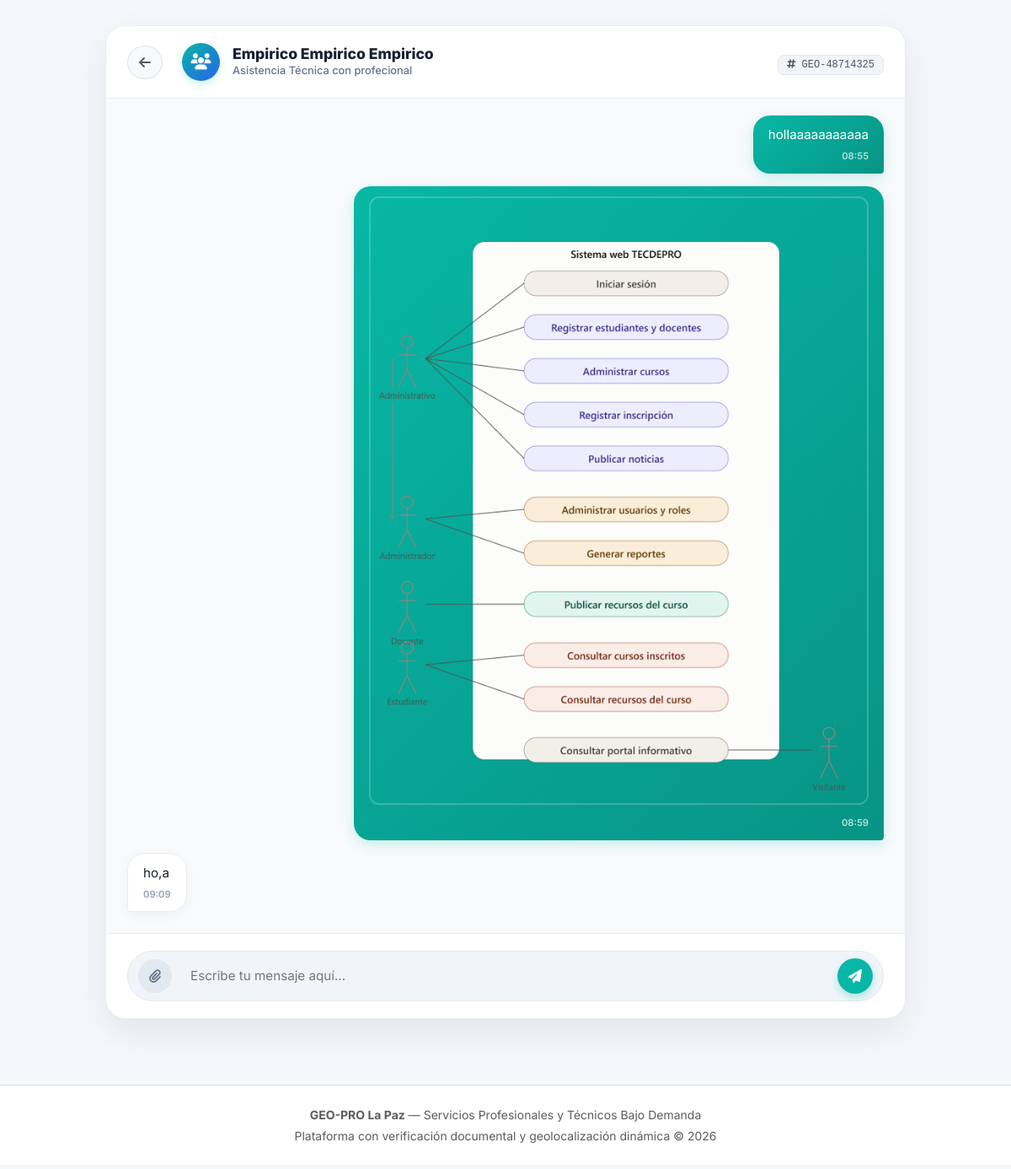
/public/chat/ver/19 (signed in), run on the app's committed database.
### tables this page shows
CREATE TABLE `solicitudes_servicio` (
  `id_solicitud` int(11) NOT NULL,
  `codigo_seguimiento` varchar(20) NOT NULL,
  `id_cliente` int(11) NOT NULL,
  `id_profesional` int(11) NOT NULL,
  `descripcion_problema` text NOT NULL,
  `direccion_servicio` varchar(255) NOT NULL,
  `macrodistrito` enum('ZONA_SUR','SOPOCACHI','CENTRO','MIRAFLORES','SAN_PEDRO','COTAHUMA','PERIFERICA','EL_ALTO') NOT NULL,
  `zona` varchar(100) NOT NULL,
  `latitud_destino` decimal(10,8) NOT NULL,
  `longitud_destino` decimal(11,8) NOT NULL,
  `estado_servicio` enum('PENDIENTE','ACEPTADA','EN_CAMINO','EN_PROCESO','FINALIZADA','CANCELADA') NOT NULL DEFAULT 'PENDIENTE',
  `precio_acordado` decimal(10,2) DEFAULT NULL,
  `tiempo_estimado_llegada_min` int(11) DEFAULT NULL,
  `motivo_cancelacion` varchar(255) DEFAULT NULL,
  `fecha_solicitud` timestamp NOT NULL DEFAULT current_timestamp(),
  `fecha_inicio_atencion` timestamp NULL DEFAULT NULL,
  `fecha_finalizacion` timestamp NULL DEFAULT NULL
);

CREATE TABLE `usuarios` (
  `id_usuario` int(11) NOT NULL,
  `id_rol` int(11) NOT NULL,
  `nombre` varchar(100) NOT NULL,
  `apellido` varchar(100) NOT NULL,
  `correo` varchar(120) NOT NULL,
  `celular` varchar(20) NOT NULL,
  `password` varchar(255) NOT NULL,
  `foto_perfil` varchar(255) DEFAULT NULL,
  `estado` enum('ACTIVO','INACTIVO','BLOQUEADO') NOT NULL DEFAULT 'ACTIVO',
  `token_recuperacion` varchar(255) DEFAULT NULL,
  `fecha_registro` timestamp NOT NULL DEFAULT current_timestamp()
);

CREATE TABLE `mensajes` (
  `id_mensaje` bigint(20) NOT NULL,
  `id_solicitud` int(11) NOT NULL,
  `id_remitente` int(11) NOT NULL,
  `tipo_mensaje` enum('TEXTO','IMAGEN','SISTEMA') NOT NULL DEFAULT 'TEXTO',
  `mensaje` text DEFAULT NULL,
  `archivo_adjunto` varchar(255) DEFAULT NULL,
  `leido` tinyint(1) NOT NULL DEFAULT 0,
  `fecha_envio` timestamp NOT NULL DEFAULT current_timestamp()
);

### app/controllers/ChatController.php (called while the page is built, shortened)
<?php
class ChatController extends Controller {
    private Mensaje $mensajeModel;
    public function __construct() {
        $this->mensajeModel = new Mensaje();
    }
    public function ver($idSolicitud = null) {
        $idSolicitud = (int) $idSolicitud;
        $db = Database::getInstance()->getConnection();
        $stmt = $db->prepare("
            SELECT s.codigo_seguimiento, s.estado_servicio,
                   uc.nombre AS cliente_nombre, uc.apellido AS cliente_apellido,
                   up.nombre AS prof_nombre, up.apellido AS prof_apellido
            FROM solicitudes_servicio s
            INNER JOIN clientes cl ON s.id_cliente = cl.id_cliente
            INNER JOIN usuarios uc ON cl.id_usuario = uc.id_usuario
            INNER JOIN profesionales p ON s.id_profesional = p.id_profesional
            INNER JOIN usuarios up ON p.id_usuario = up.id_usuario
            WHERE s.id_solicitud = :id LIMIT 1
        ");
        $stmt->execute([':id' => $idSolicitud]);
        $solicitud = $stmt->fetch();
        $mensajes = $this->mensajeModel->obtenerTodos($idSolicitud);
        $this->view('chat/conversacion', [
            'titulo'      => 'GEO-PRO | Chat',
            'idSolicitud' => $idSolicitud,
            'solicitud'   => $solicitud,
            'mensajes'    => $mensajes
        ]);
    }
}

### public/index.php (called while the page is built, shortened)
<?php
require_once '../app/config/Database.php';
spl_autoload_register(function ($clase) {
    $directorios = [
        '../core/',
        '../app/controllers/',
        '../app/models/',
        '../app/config/'
    ];
    foreach ($directorios as $dir) {
        $archivo = $dir . $clase . '.php';
        if (file_exists($archivo)) {
            return;
        }
    }
});
$app = new Router();
$app->run();

### app/config/Database.php (called while the page is built)
<?php
class Database {
    private static ?Database $instance = null;
    private ?PDO $conn = null;
    private function __construct() {
        try {
            $dsn = "mysql:host=" . DB_HOST . ";port=" . DB_PORT . ";dbname=" . DB_NAME . ";charset=" . DB_CHARSET;
            $options = [
                PDO::ATTR_ERRMODE            => PDO::ERRMODE_EXCEPTION,
                PDO::ATTR_DEFAULT_FETCH_MODE => PDO::FETCH_ASSOC,
                PDO::ATTR_EMULATE_PREPARES   => false,
                PDO::ATTR_TIMEOUT            => 10,
            ];
            $this->conn = new PDO($dsn, DB_USER, DB_PASS, $options);
            $this->conn->exec("SET SESSION innodb_lock_wait_timeout = 10");
            $this->conn->exec("SET SESSION wait_timeout = 30");
        } catch (PDOException $e) {
            die("Error crítico de conexión a la base de datos: " . $e->getMessage());
        }
    }
    public static function getInstance(): Database {
        if (self::$instance === null) {
            self::$instance = new Database();
        }
        return self::$instance;
    }
    public function getConnection(): PDO {
        return $this->conn;
    }
}

### app/models/Mensaje.php (called while the page is built, shortened)
<?php
class Mensaje {
    private PDO $db;
    public function __construct() {
        $this->db = Database::getInstance()->getConnection();
    }
    public function obtenerDesde(int $idSolicitud, int $ultimoIdVisto = 0): array {
        $stmt = $this->db->prepare("
            SELECT m.id_mensaje, m.id_remitente, m.tipo_mensaje, m.mensaje, m.archivo_adjunto, m.fecha_envio,
                   u.nombre, u.apellido
            FROM mensajes m
            INNER JOIN usuarios u ON m.id_remitente = u.id_usuario
            WHERE m.id_solicitud = :id_sol AND m.id_mensaje > :ultimo_id
            ORDER BY m.id_mensaje ASC
        ");
        $stmt->execute([':id_sol' => $idSolicitud, ':ultimo_id' => $ultimoIdVisto]);
        return $stmt->fetchAll();
    }
    public function obtenerTodos(int $idSolicitud): array {
        return $this->obtenerDesde($idSolicitud, 0);
    }
}

### app/views/chat/conversacion.php (the view, shortened to what this page needs)
<?php require_once "../app/views/layouts/header.php"; ?>
<div class="container-fluid p-0">
    <div class="chat-container">
        <div class="chat-header">
            <div class="chat-header-info">
                <a href="javascript:history.back()" class="btn btn-light rounded-circle border me-2" style="width: 40px; height: 40px; display: flex; align-items: center; justify-content: center;">
                    <i class="fa-solid fa-arrow-left text-muted"></i>
                </a>
                <div class="chat-avatar">
                    <i class="fa-solid fa-users"></i>
                </div>
                <div>
                    <h5 class="chat-title"><?= htmlspecialchars($solicitud['prof_nombre'] . ' ' . $solicitud['prof_apellido']) ?></h5>
                    <p class="chat-subtitle">Asistencia Técnica con <?= htmlspecialchars($solicitud['cliente_nombre']) ?></p>
                </div>
            </div>
            <div>
                <span class="chat-code"><i class="fa-solid fa-hashtag"></i> <?= htmlspecialchars($solicitud['codigo_seguimiento']) ?></span>
            </div>
        </div>
        <div id="chatBox" class="chat-body">
            <?php foreach ($mensajes as $m): ?>
                <?php $esMio = (int) $m['id_remitente'] === (int) $_SESSION['user_id']; ?>
                <div class="msg-row <?= $esMio ? 'msg-mine' : 'msg-theirs' ?>">
                    <div class="bubble <?= $esMio ? 'bubble-mine' : 'bubble-theirs' ?>">
                        <?php if ($m['tipo_mensaje'] === 'IMAGEN' && $m['archivo_adjunto']): ?>
                            <a href="<?= BASE_URL . '/' . htmlspecialchars($m['archivo_adjunto']) ?>" target="_blank">
                                <img src="<?= BASE_URL . '/' . htmlspecialchars($m['archivo_adjunto']) ?>" class="msg-image" alt="Imagen adjunta">
                            </a>
                        <?php endif; ?>
                        <?php if ($m['mensaje']): ?>
                            <div><?= nl2br(htmlspecialchars($m['mensaje'])) ?></div>
                        <?php endif; ?>
                        <div class="msg-time"><?= date('H:i', strtotime($m['fecha_envio'])) ?></div>
                    </div>
                </div>
            <?php endforeach; ?>
        </div>
        <div class="chat-footer">
            <form id="formChat" enctype="multipart/form-data">
                <div class="chat-input-wrapper">
                    <label class="btn-attach mb-0" title="Adjuntar Imagen">
                        <i class="fa-solid fa-paperclip"></i>
                    </label>
                    <input type="text" name="mensaje" id="inputMensaje" class="chat-input" placeholder="Escribe tu mensaje aquí..." autocomplete="off">
                    <button type="submit" class="btn-send" title="Enviar Mensaje">
                        <i class="fa-solid fa-paper-plane"></i>
                    </button>
                </div>
            </form>
        </div>
    </div>
</div>
<?php require_once "../app/views/layouts/footer.php"; ?>

### public/css/style.css (style rules this page uses)
:root { --geo-primary: #0A192F; --geo-accent: #00BFA6; --geo-accent-hover: #019985; --geo-bg: #F4F7F6; --geo-card: #FFFFFF; --geo-text: #2D3748; }
body { font-family: 'Inter', sans-serif; background-color: var(--geo-bg); color: var(--geo-text); -webkit-font-smoothing: antialiased; }
.btn { border-radius: 12px; font-weight: 600; padding: 10px 20px; transition: all 0.3s ease; }

### app/views/layouts/header.php (style rules this page uses)
:root { --geo-header-dark: #071827; --geo-header-dark-2: #0b2435; --geo-accent: #08c2b1; --geo-accent-dark: #07998d; --geo-header-text: #f8fafc; --geo-header-muted: #9eb0bd; --geo-border: rgba(255,255,255,.09); --geo-dropdown-shadow: 0 25px 70px rgba(3, 15, 27, .18), 0 5px 18px rgba(3, 15, 27, .08); }

### app/views/chat/conversacion.php (style rules this page uses)
:root { --geo-dark: #071827; --geo-primary: #08b7a5; --geo-primary-dark: #079486; --geo-bg: #f5f7fa; --geo-text: #172033; --geo-border: #e8edf2; }
body { background: var(--geo-bg) !important; font-family: 'Inter', sans-serif; overflow-x: hidden; }
.chat-container { max-width: 950px; margin: 30px auto; background: #ffffff; border-radius: 24px; box-shadow: 0 15px 40px rgba(7, 24, 39, 0.08); display: flex; flex-direction: column; height: 85vh; min-height: 500px; border: 1px solid var(--geo-border); overflow: hidden; }
.chat-header { padding: 20px 25px; background: #ffffff; border-bottom: 1px solid var(--geo-border); display: flex; align-items: center; justify-content: space-between; z-index: 10; }
.chat-header-info { display: flex; align-items: center; gap: 15px; }
.chat-avatar { width: 45px; height: 45px; border-radius: 50%; background: linear-gradient(135deg, var(--geo-primary), #2563eb); color: white; display: flex; align-items: center; justify-content: center; font-weight: 800; font-size: 1.2rem; box-shadow: 0 4px 10px rgba(8, 183, 165, 0.2); }
.chat-title { margin: 0; font-weight: 800; color: var(--geo-text); font-size: 1.1rem; }
.chat-subtitle { margin: 0; font-size: 0.8rem; color: #64748b; font-weight: 500; }
.chat-code { background: #f1f5f9; padding: 4px 10px; border-radius: 8px; font-family: monospace; font-size: 0.75rem; color: #475569; border: 1px solid #e2e8f0; }
.chat-body { flex: 1; background: #f8fafc; padding: 25px; overflow-y: auto; display: flex; flex-direction: column; gap: 15px; }
.msg-row { display: flex; width: 100%; }
.msg-mine { justify-content: flex-end; }
.msg-theirs { justify-content: flex-start; }
.bubble { max-width: 70%; padding: 12px 18px; position: relative; word-wrap: break-word; font-size: 0.95rem; line-height: 1.5; }
.bubble-mine { background: linear-gradient(135deg, var(--geo-primary), var(--geo-primary-dark)); color: white; border-radius: 20px 20px 4px 20px; box-shadow: 0 5px 15px rgba(8, 183, 165, 0.2); }
.bubble-theirs { background: #ffffff; color: var(--geo-text); border-radius: 20px 20px 20px 4px; box-shadow: 0 4px 15px rgba(0, 0, 0, 0.04); border: 1px solid var(--geo-border); }
.msg-time { font-size: 0.7rem; margin-top: 5px; text-align: right; font-weight: 600; }
.bubble-mine .msg-time { color: rgba(255,255,255,0.7); }
.bubble-theirs .msg-time { color: #94a3b8; }
.msg-image { max-width: 100%; border-radius: 12px; margin-bottom: 8px; border: 2px solid rgba(255,255,255,0.2); }
.chat-footer { padding: 20px 25px; background: #ffffff; border-top: 1px solid var(--geo-border); }
.chat-input-wrapper { display: flex; align-items: center; gap: 12px; background: #f1f5f9; padding: 8px 12px; border-radius: 50px; border: 1px solid #e2e8f0; transition: all 0.3s ease; }
.btn-attach { width: 40px; height: 40px; border-radius: 50%; background: #e2e8f0; color: #64748b; border: none; display: flex; align-items: center; justify-content: center; cursor: pointer; transition: 0.2s; flex-shrink: 0; }
.chat-input { border: none; background: transparent; flex: 1; outline: none; padding: 0 10px; font-size: 0.95rem; color: var(--geo-text); }
.btn-send { width: 42px; height: 42px; border-radius: 50%; background: var(--geo-primary); color: white; border: none; display: flex; align-items: center; justify-content: center; cursor: pointer; transition: 0.2s; flex-shrink: 0; box-shadow: 0 4px 10px rgba(8, 183, 165, 0.3); }

### data on the page
solicitudes_servicio: usuarios.nombre+apellido "Empirico Empirico Empirico", usuarios.nombre "profecional", codigo_seguimiento "GEO-48714325"
mensajes: mensaje "hollaaaaaaaaaaa", fecha_envio "08:55"
mensajes: archivo_adjunto (picture), fecha_envio "08:59"
mensajes: mensaje "ho,a", fecha_envio "09:09"
